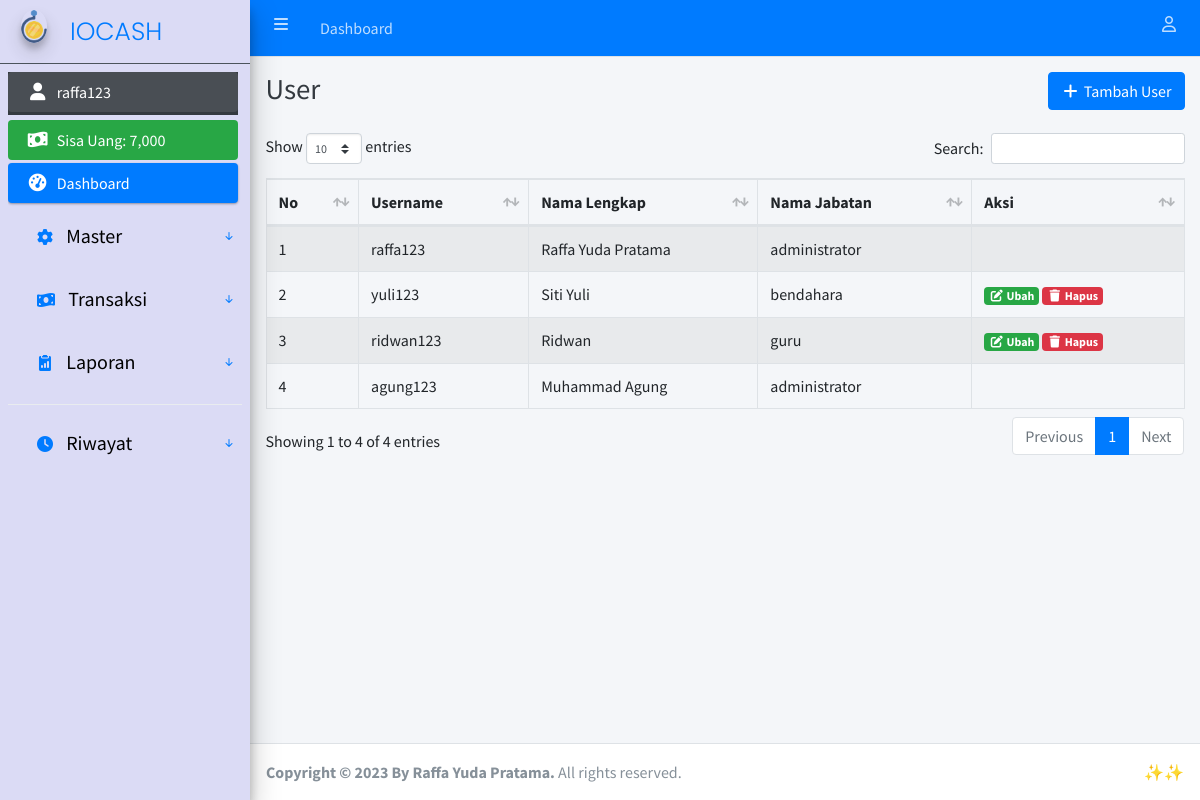
The page /user.php (signed in) on the database its author committed.
### tables this page shows
CREATE TABLE `user` (
  `id_user` int(11) NOT NULL,
  `nama_lengkap` varchar(100) NOT NULL,
  `username` varchar(100) NOT NULL,
  `password` varchar(255) NOT NULL,
  `id_jabatan` int(11) NOT NULL
);

CREATE TABLE `jabatan` (
  `id_jabatan` int(11) NOT NULL,
  `nama_jabatan` varchar(100) NOT NULL
);

### connection.php (called while the page is built, shortened)
<?php
	$host		= "localhost";
	$username	= "root";
	$password	= "";
	$database	= "uang_kas";
	$conn 		= mysqli_connect($host, $username, $password, $database);
if (isset($_SESSION['id_user'])) {
	function dataUser() {
		global $conn;
		$id_user = $_SESSION['id_user'];
		return mysqli_fetch_assoc(mysqli_query($conn, "SELECT * FROM user INNER JOIN jabatan ON user.id_jabatan = jabatan.id_jabatan WHERE id_user = '$id_user'"));
	}
}

### user.php (the view, shortened to what this page needs)
<?php
  require 'connection.php';
  $user = mysqli_query($conn, "SELECT * FROM user INNER JOIN jabatan ON user.id_jabatan = jabatan.id_jabatan");
?>
<!DOCTYPE html>
<html>
<head>
  <?php include 'include/css.php'; ?>
</head>
<body class="hold-transition sidebar-mini layout-fixed">
<div class="wrapper">
  <?php include 'include/navbar.php'; ?>
  <?php include 'include/sidebar.php'; ?>
  <div class="content-wrapper">
    <div class="content-header">
      <div class="container-fluid">
        <div class="row justify-content-center mb-2">
          <div class="col-sm text-left">
            <h1 class="m-0 text-dark">User</h1>
          </div>
          <div class="col-sm text-right">
            <button type="button" class="btn btn-primary" data-toggle="modal" data-target="#tambahUserModal"><i class="fas fa-fw fa-plus"></i> Tambah User</button>
          </div>
        </div>
      </div>
    </div>
    <section class="content">
      <div class="container-fluid">
        <div class="row">
          <div class="col-lg">
            <div class="table-responsive">
              <table class="table table-striped table-hover table-bordered" id="table_id">
                <thead>
                  <tr>
                    <th>No</th>
                    <th>Username</th>
                    <th>Nama Lengkap</th>
                    <th>Nama Jabatan</th>
                    <th>Aksi</th>
                  </tr>
                </thead>
                <tbody>
                  <?php $i = 1; ?>
                  <?php foreach ($user as $du): ?>
                    <tr>
                      <td><?= $i++; ?></td>
                      <td><?= $du['username']; ?></td>
                      <td><?= $du['nama_lengkap']; ?></td>
                      <td><?= $du['nama_jabatan']; ?></td>
                      <td>
                        <?php if ($du['id_jabatan'] !== '1'): ?>
                          <a href="ubah_user.php?id_user=<?= $du['id_user']; ?>" class="badge badge-success" data-toggle="modal" data-target="#editUserModal<?= $du['id_user']; ?>">
                            <i class="fas fa-fw fa-edit"></i> Ubah
                          </a>
                          <a data-nama="<?= $du['nama_lengkap']; ?>" class="btn-delete badge badge-danger" href="hapus_user.php?id_user=<?= $du['id_user']; ?>"><i class="fas fa-fw fa-trash"></i> Hapus</a>
                        <?php endif ?>
                      </td>
                    </tr>
                  <?php endforeach ?>
                </tbody>
              </table>
            </div>
          </div>
        </div>
      </div>
    </section>
  </div>
  <?php include 'include/footer.php'?>
</div>
</body>
</html>

### include/sidebar.php (shortened to what this page needs)
<?php
$dataUser = dataUser();
$jml_pengeluaran = mysqli_fetch_assoc(mysqli_query($conn, "SELECT sum(jumlah_pengeluaran) as jml_pengeluaran FROM pengeluaran"));
$jml_pengeluaran = $jml_pengeluaran['jml_pengeluaran'];
$jml_uang_kas = mysqli_fetch_assoc(mysqli_query($conn, "SELECT sum(minggu_ke_1 + minggu_ke_2 + minggu_ke_3 + minggu_ke_4) as jml_uang_kas FROM uang_kas"));
$jml_uang_kas = $jml_uang_kas['jml_uang_kas'];
?>
<link rel="stylesheet" href="https://cdn.jsdelivr.net/npm/bootstrap-icons@1.10.3/font/bootstrap-icons.css">
<link rel="stylesheet" href="https://cdnjs.cloudflare.com/ajax/libs/font-awesome/6.1.0/css/all.min.css" />
<aside class="main-sidebar sidebar-dark-primary elevation-4 " style="background: #DBDBF5;">
  <a href="index.php" class="brand-link" style="padding-bottom: 12px;">
    <img src="assets/img/cash.png" alt="AdminLTE Logo" class="brand-image img-circle elevation-3" style="opacity: .8">
    <span class="brand-text font-weight-light text-primary" style="font-size: 25px; margin-left:15px;font-family: 'Poppins';">IOCASH</span>
  </a>
  <div class="sidebar fw-bold">
    <nav class="mt-2">
      <ul class="nav nav-pills nav-sidebar flex-column" data-widget="treeview" role="menu" data-accordion="false">
        <li class="nav-item has-treeview menu-open bg-dark" style="margin-bottom: 5px; width: 230px;">
          <a href="profile.php" class="nav-link"><i class="nav-icon fas fa-fw fa-user"></i>
            <p class="text-white"><?= $dataUser['username']; ?></p>
          </a>
        </li>
        <li class="nav-item" style="width: 230px;">
          <div class="bg-success nav-link text-white">
            <i class="nav-icon fas fa-money-bill-wave"></i>
            <p class="text-white">
              Sisa Uang: <?= number_format($jml_uang_kas - $jml_pengeluaran); ?>
            </p>
          </div>
        </li>
        <li class="nav-item has-treeview menu-open" style="width: 230px;">
          <a href="index.php" class="nav-link active bg-primary">
            <i class="nav-icon fas fa-tachometer-alt"></i>
            <p class="text-white">
              Dashboard
            </p>
          </a>
        </li>
        <?php if ($dataUser['id_jabatan'] == '1') : ?>
          <li class="nav-item">
            <div class="nav-link">
              <p>
                <button class="btn text-white" type="button" data-bs-toggle="collapse" data-bs-target="#master" aria-expanded="false" aria-controls="collapseExample">
                 <div style="display:flex; justify-content:space-between; align-items:center; width:200px;">
                 <div style="margin-right:2px;">
                 <i class="fa-solid fa-gear text-primary"></i> <p style="font-size:20px; margin-left:10px;">Master</p>
                 </div>
                 <i class="bi bi-arrow-down-short text-primary"></i></div>
                </button>
              </p>
            </div>
          </li>
        <?php endif ?>
        <li class="nav-item">
            <div class="nav-link">
              <p>
                <button class="btn text-white" type="button" data-bs-toggle="collapse" data-bs-target="#transaksi" aria-expanded="false" aria-controls="collapseExample">
                 <div style="display:flex; justify-content:space-between; align-items:center; width:200px;">
                 <div style="margin-right:2px;">
                 <i class="fa-solid fa-money-bill-wave text-primary"></i> <p style="font-size:20px; margin-left:10px;">Transaksi</p>
                 </div>
                 <i class="bi bi-arrow-down-short text-primary"></i></div>
                </button>
              </p>
            </div>
          </li>
          <li class="nav-item">
            <div class="nav-link">
              <p>
                <button class="btn text-white" type="button" data-bs-toggle="collapse" data-bs-target="#laporan" aria-expanded="false" aria-controls="collapseExample">
                 <div style="display:flex; justify-content:space-between; align-items:center; width:200px;">
                 <div style="margin-right:2px;">
                 <i class="bi bi-clipboard2-data-fill text-primary"></i> <p style="font-size:20px; margin-left:10px;">Laporan</p>
                 </div>
                 <i class="bi bi-arrow-down-short text-primary"></i></div>
                </button>
              </p>
            </div>
          </li>
        <div class="dropdown-divider"></div>
        <li class="nav-item">
            <div class="nav-link">
              <p>
                <button class="btn text-white" type="button" data-bs-toggle="collapse" data-bs-target="#riwayat" aria-expanded="false" aria-controls="collapseExample">
                 <div style="display:flex; justify-content:space-between; align-items:center; width:200px;">
                 <div style="margin-right:2px;">
                 <i class="fa-solid fa-clock text-primary"></i> <p style="font-size:20px; margin-left:10px;">Riwayat</p>
                 </div>
                 <i class="bi bi-arrow-down-short text-primary"></i></div>
                </button>
              </p>
            </div>
          </li>
      </ul>
    </nav>
  </div>
</aside>

### include/sidebar.php (style rules this page uses)
p { color: black; }

### rows shown on the page
user: username "raffa123", nama_lengkap "Raffa Yuda Pratama", id_jabatan.nama_jabatan "administrator"
user: username "yuli123", nama_lengkap "Siti Yuli", id_jabatan.nama_jabatan "bendahara"
user: username "ridwan123", nama_lengkap "Ridwan", id_jabatan.nama_jabatan "guru"
user: username "agung123", nama_lengkap "Muhammad Agung", id_jabatan.nama_jabatan "administrator"

### other values the page prints
$jml_uang_kas - $jml_pengeluaran "7,000"
